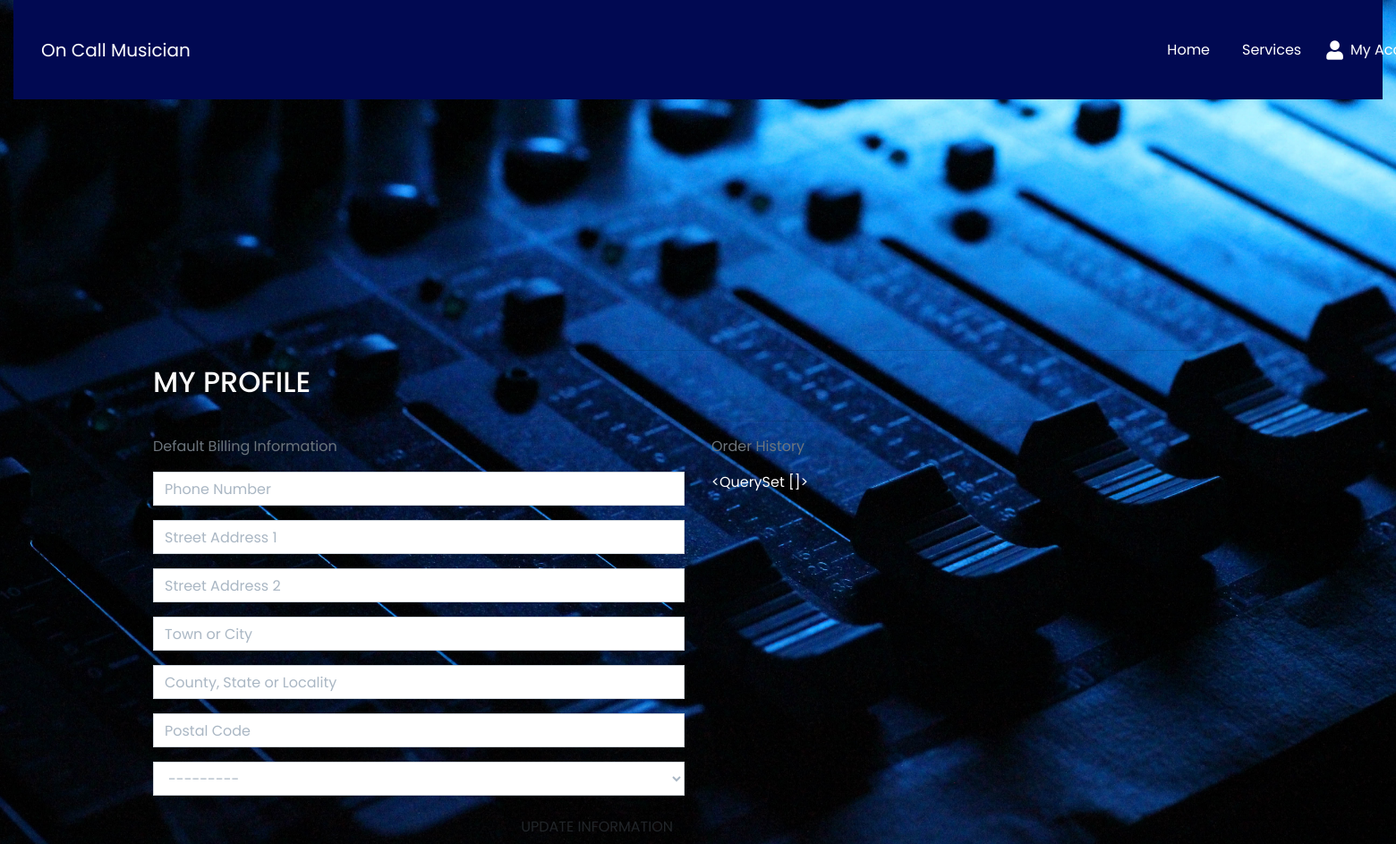
Page /profile/ (signed in) on the earlier database version.
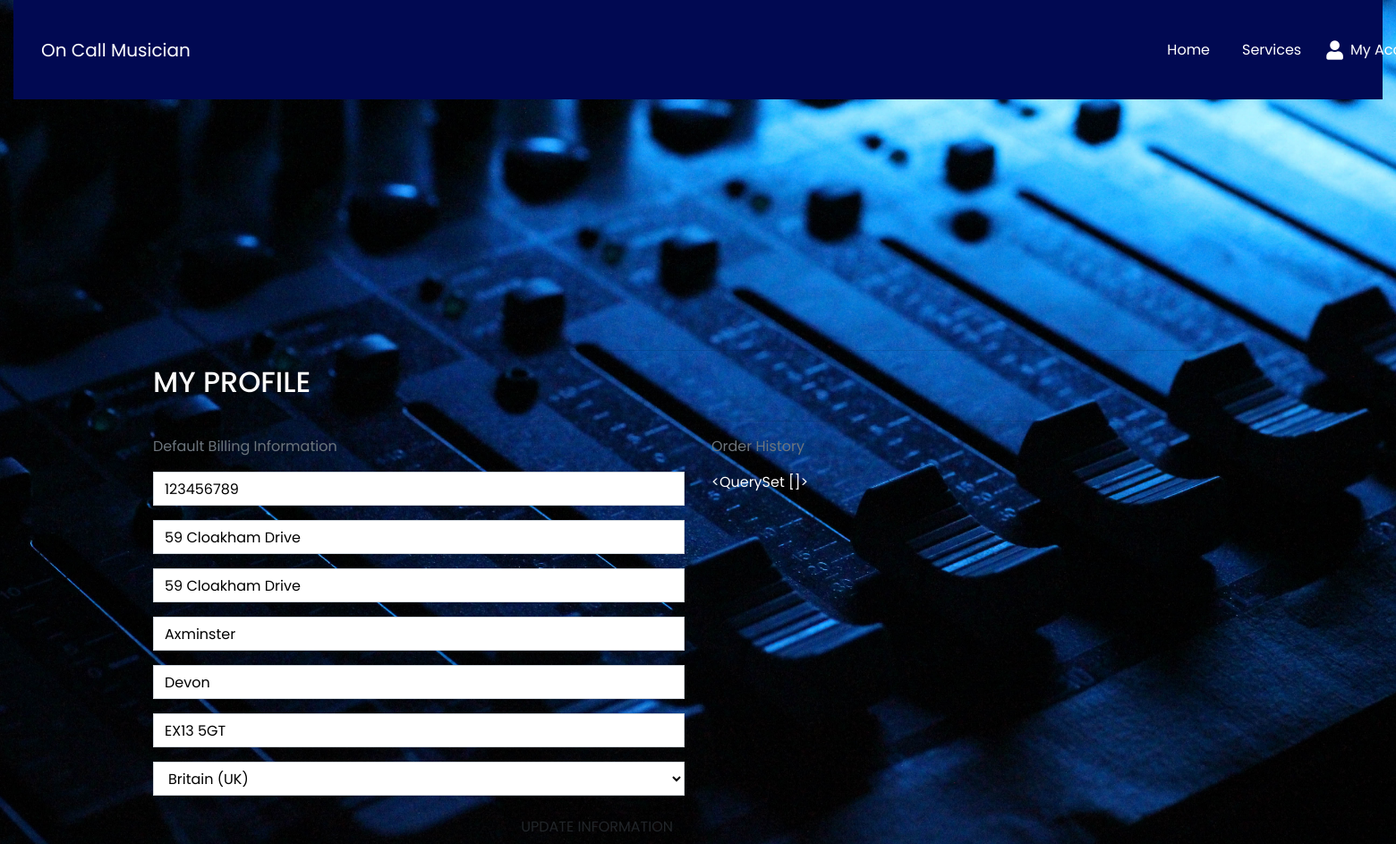
Same page on the later database version.
### profiles/models.py (models this page shows, shortened)
class UserProfile(models.Model):
    user = models.OneToOneField(User, on_delete=models.CASCADE)
    default_phone_number = models.CharField(max_length=20, null=True, blank=True)
    default_street_address1 = models.CharField(max_length=80, null=True, blank=True)
    default_street_address2 = models.CharField(max_length=80, null=True, blank=True)
    default_town_or_city = models.CharField(max_length=40, null=True, blank=True)
    default_county = models.CharField(max_length=80, null=True, blank=True)
    default_postcode = models.CharField(max_length=20, null=True, blank=True)
    default_country = CountryField(blank_label='Country', null=True, blank=True)

### profiles/views.py (the view)
# urls.py: path('profile/', include('profiles.urls')),
def profile(request):
    profile = get_object_or_404(UserProfile, user=request.user)
    if request.method == 'POST':
        form = UserProfileForm(request.POST, instance=profile)
        if form.is_valid():
            form.save()
            messages.success(request, 'Profile updated successfully')
    form = UserProfileForm(instance=profile)
    orders = profile.orders.all()
    template = 'profiles/profile.html'
    context = {
        'form': form,
        'orders': orders,
        'on_profile_page': True
    }
    return render(request, template, context)

### profiles/forms.py
class UserProfileForm(forms.ModelForm):
    class Meta:
        model = UserProfile
        exclude = ('user',)
    def __init__(self, *args, **kwargs):
        super().__init__(*args, **kwargs)
        placeholders = {
            'default_phone_number': 'Phone Number',
            'default_postcode': 'Postal Code',
            'default_town_or_city': 'Town or City',
            'default_street_address1': 'Street Address 1',
            'default_street_address2': 'Street Address 2',
            'default_county': 'County, State or Locality',
        }
        self.fields['default_phone_number'].widget.attrs['autofocus'] = True
        for field in self.fields:
            if field != 'default_country':
                if self.fields[field].required:
                    placeholder = f'{placeholders[field]} *'
                else:
                    placeholder = placeholders[field]
                self.fields[field].widget.attrs['placeholder'] = placeholder
            self.fields[field].widget.attrs['class'] = 'border-black rounded-0 profile-form-input'
            self.fields[field].label = False

### cart/contexts.py (called while the page is built, shortened)
def cart_contents(request):
    cart_items = []
    total = 0
    service_count = 0
    discount = 0
    cart = request.session.get('cart', {})
    if total < settings.TEN_PERCENT_DISCOUNT:
        discount = total * Decimal(settings.SINGLE_PRODUCT_COUNT)
        discount_delta = settings.TEN_PERCENT_DISCOUNT - total
    else:
        discount = 0
        discount_delta = 0
    grand_total = discount + total
    context = {
        'cart_items': cart_items,
        'total': total,
        'service_count': service_count,
        'discount': discount,
        'discount_delta': discount_delta,
        'ten_percent_discount': settings.TEN_PERCENT_DISCOUNT,
        'grand_total': grand_total,
    }
    return context

### profiles/templates/profiles/profile.html (shortened to what this page needs)
{% extends "base.html" %}
{% load static %}
{% block extra_css %}
<link rel="stylesheet" href="{% static 'profiles/css/profile.css' %}">
{% endblock %}
{% block page_header %}
<div class="container header-container">
</div>
{% endblock %}
{% block content %}
<div class="container">
    <div class="row">
        <div class="col">
            <hr>
            <h2 class="logo-font mb-4">My Profile</h2>
            <hr>
        </div>
    </div>
    <div class="row">
        <div class="col-12 col-lg-6">
            <p class="text-muted">Default Billing Information</p>
            <form class="mt-3" action="{% url 'profile' %}" method="POST" id="profile-update-form">
                {{ form|crispy }}
                <button class="btn btn-black rounded-0 text-uppercase float-right">Update Information</button>
            </form>
        </div>
        <div class="col-12 col-lg-6">
            <p class="text-muted">Order History</p>
            {{ orders }}
        </div>
    </div>
    {% endblock %}

### templates/base.html (shortened to what this page needs)
{% load static %}
<!DOCTYPE html>
<html lang="en">
<head>
    {% block corecss %}
    <link rel="stylesheet" href="https://cdn.jsdelivr.net/npm/bootstrap@4.5.3/dist/css/bootstrap.min.css"
>
    <link rel="stylesheet" href="https://use.fontawesome.com/releases/v5.15.4/css/all.css"
>
    <link rel="stylesheet" href="{% static 'css/base.css' %}">
    {% endblock %}
    {% block extra_css %}
    {% endblock %}
</head>
<body>
    <header class="container-fluid ">
        <nav class="navbar navbar-expand-lg navbar-dark">
            <a class="navbar-brand col-12 col-lg-4 my-auto py-1 py-lg-0 text-center text-lg-left"
                href="{% url 'home' %}">On
                Call Musician</a>
            <div class="collapse navbar-collapse" id="navbarNavDropdown">
                <ul class="navbar-nav">
                    <li class="nav-item active">
                        <a class="nav-link" href="{% url 'home' %}">Home <span class="sr-only">(current)</span></a>
                    </li>
                    <li class="nav-item active">
                        <a class="nav-link" href="{% url 'services' %}">Services</a>
                    </li>
                    <i class="fas fa-user fa-lg text-white"></i>
                    <li class="list-inline-item dropdown">
                        <a class="nav-link dropdown-toggle active" href="#" id="navbarDropdownMenuLink" role="button"
                            data-toggle="dropdown" aria-haspopup="true" aria-expanded="false">
                            My Account
                        </a>
                    </li>
                </ul>
            </div>
        </nav>
    </header>
    {% block page_header %}
    {% endblock %}
    {% block content %}
    {% endblock %}
</body>
</html>

### static/css/base.css (style rules this page uses)
html { height: 100%; }
body { background: url('/media/hannah-troupe-wL_w5t_OKtI-unsplash.jpg') no-repeat center center fixed; background-size: cover; color: rgb(250, 250, 250); font-family: 'Poppins', sans-serif; }
.navbar { background: rgb(1, 9, 82); max-width: 100%; }
.navbar-nav { display: flex; justify-content: center; align-items: center; margin-left: 750px; }
.nav-link { display: flex; align-items: center; justify-content: center; padding: 20px; margin-right: 20px; }
.logo-font { text-transform: uppercase; }
.header-container { margin-top: 100px; }
.text-white { color: rgb(255, 255, 255) !important; }
@media (min-width: 1200px) { .container { max-width: 80%; } }
@media (min-width: 992px) { .header-container { padding-top: 164px; } }

### profiles/static/profiles/css/profile.css (style rules this page uses)
#profile-update-form .form-control { color: #000; }
#profile-update-form input::placeholder { color: #aab7c4; }
#id_default_country, #id_default_country option:not(:first-child) { color: #000; }

Differences in the rows shown:
changed UserProfile "<QuerySet []>": default_phone_number (not shown) → "123456789"; default_street_address1 (not shown) → "59 Cloakham Drive"; default_street_address2 (not shown) → "59 Cloakham Drive"; default_town_or_city (not shown) → "Axminster"; default_county (not shown) → "Devon"; default_postcode (not shown) → "EX13 5GT"; default_country "---------" → "Britain (UK)"
